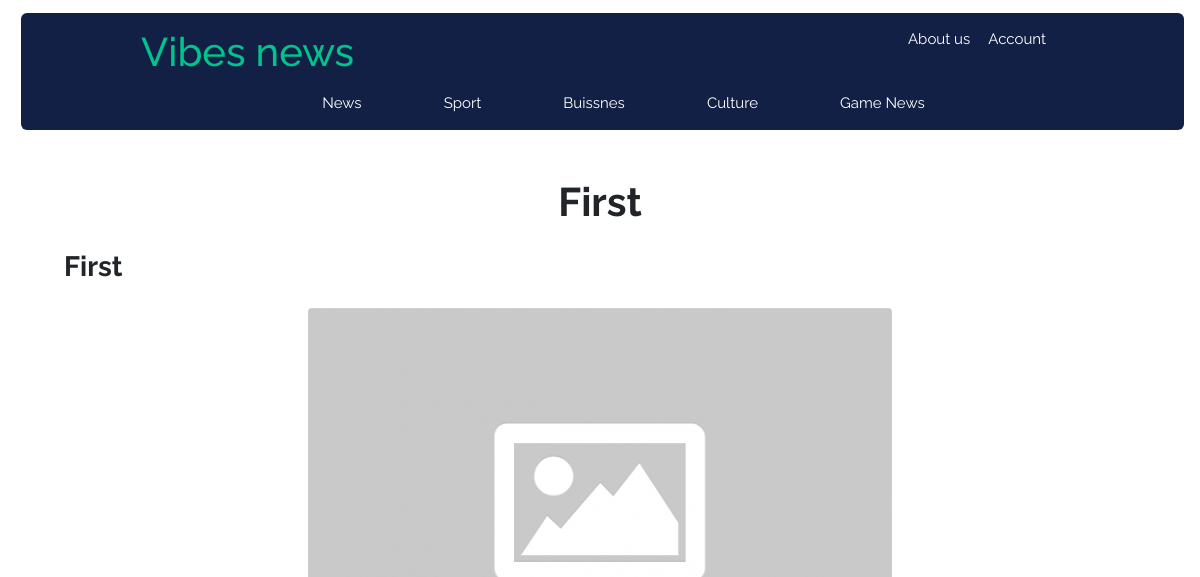
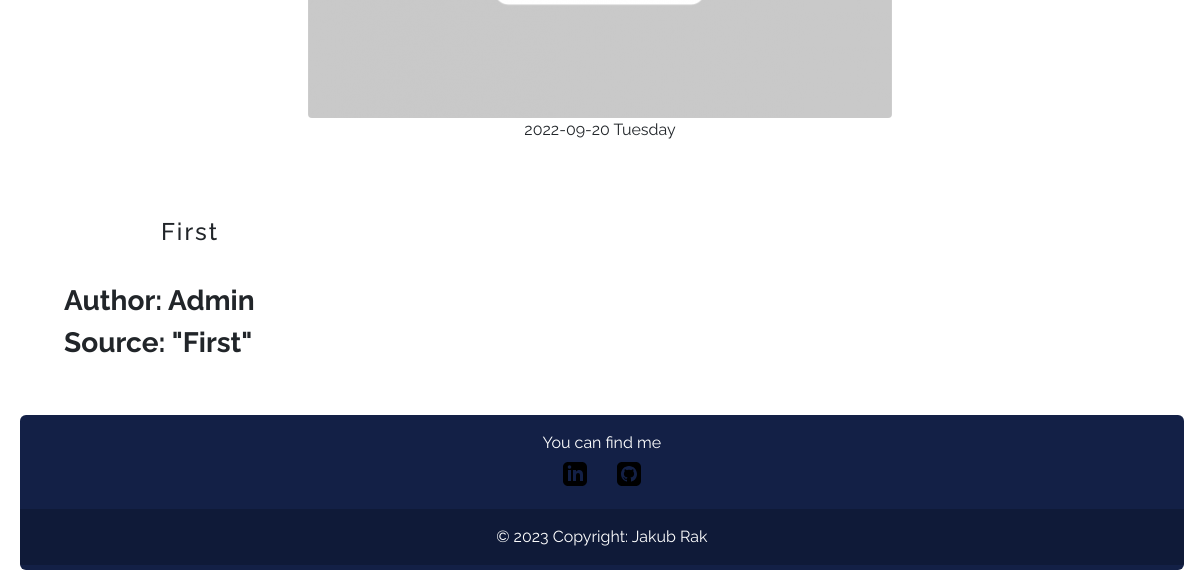
Before: /article_1 with the older database file (2 pictures, top to bottom).
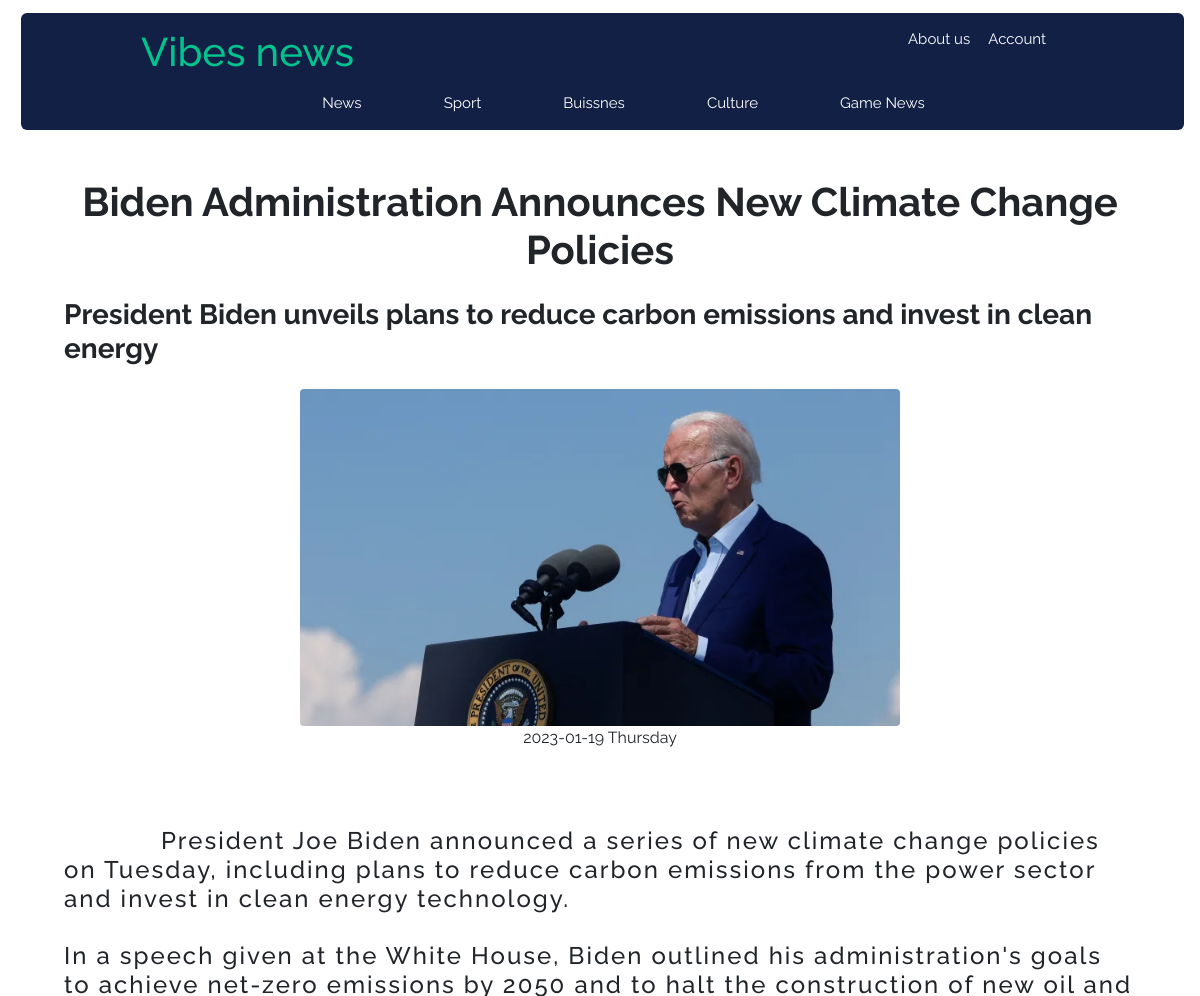
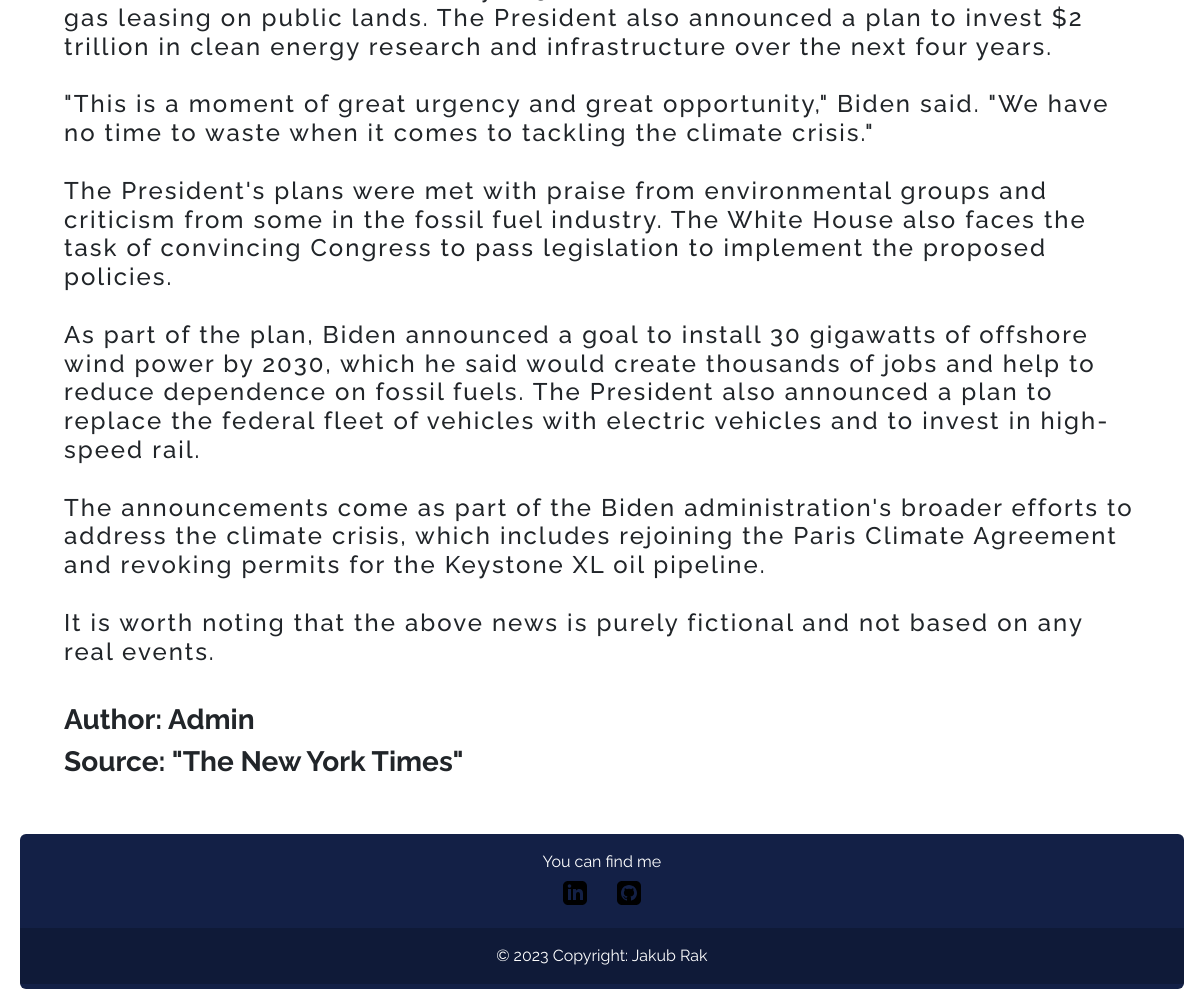
After: the same page with the newer database file (2 pictures, top to bottom).
### vibes/models.py (models this page shows, shortened)
class Article(db.Model):
    id = db.Column (db.Integer, primary_key = True)
    title = db.Column (db.String(255), unique = True, nullable = False)
    image_of_article = db.Column (db.String(255), nullable = False, default = 'default.png')
    subtitle = db.Column (db.Text, nullable = False)
    content = db.Column (db.Text, nullable = False)
    source = db.Column (db.String(255), nullable = False)
    time_posted = db.Column (db.DateTime, nullable = False, default = datetime.utcnow)
    category_id = db.Column(db.Integer, db.ForeignKey('category.id'), nullable=False)
    user_id = db.Column(db.Integer, db.ForeignKey('user.id'), nullable = False)

### vibes/articles/routes.py (the view)
@articles.route("/article_<int:article_id>" , methods = ["GET"])
def article(article_id: int):
    current_article: Article = Article.query.get_or_404(article_id)
    if (current_user.is_authenticated):
        if(current_user.admin_rights == 2):
            edit_delete: int = 1
        elif(current_user.admin_rights == 1 and current_article.category in current_user.category):
            edit_delete: int = 1
        elif(current_article.user_id == current_user.id):
            edit_delete: int = 1
        else:
            edit_delete: int = 0
    else:
        edit_delete: int = 0
    return render_template('article.html', title = current_article.title, option = edit_delete, article = current_article)

### vibes/templates/article.html (shortened to what this page needs)
{% extends "layout.html" %}
{% block content %}
    <article style="font-family: var(--font-family);" >
        <h1 class="mt-5 font-weight-bold text-center h1">{{article.title}}</h1>
        <h3 class="mt-4 mb-4 font-weight-bold ml-5">{{article.subtitle}}</h3>
        <div class="d-flex flex-column align-items-center mb-5">
            <img class="img-fluid rounded" src="{{url_for('static', filename = 'pics/' + article.image_of_article)}}" style="min-width: 25vw; max-width: 50vw;">
            <span>{{article.time_posted.strftime('%Y-%m-%d %A')}}</span>
        </div>
        <div class="mr-5 ml-5 text-left h4 text-break" style="letter-spacing:2px; white-space:pre-wrap">
            {{ article.content }}
        </div>
        <h3 class="font-weight-bold ml-5">Author: {{article.author.fullname}}</h3>
        <h3 class="font-weight-bold ml-5">Source: "{{article.source}}"</h3>
    </article>
{% endblock content %}

Changed rows visible on the page:
changed Article: title "First" → "Biden Administration Announces New Climate Change Policies"; subtitle "First" → "President Biden unveils plans to reduce carbon emissions and invest in clean energy"; image_of_article: picture added in place of a placeholder; time_posted "2022-09-20 Tuesday" → "2023-01-19 Thursday"; content "First" → "President Joe Biden announced a series of new climate change policies on Tuesday, including plans to reduce carbon emissions from the power sector and invest in clean energy technology. In a speech given at the White House, Biden outlined his administration's goals to achieve net-zero emissions by 2050 and to halt the construction of new oil and gas leasing on public lands. The President also announced a plan to invest $2 trillion in clean energy research and infrastructure over the next four years. \"This is a moment of great urgency and great opportunity,\" Biden said. \"We have no time to waste when it comes to tackling the climate crisis.\" The President's plans were met with praise from…"; source "First" → "The New York Times"
